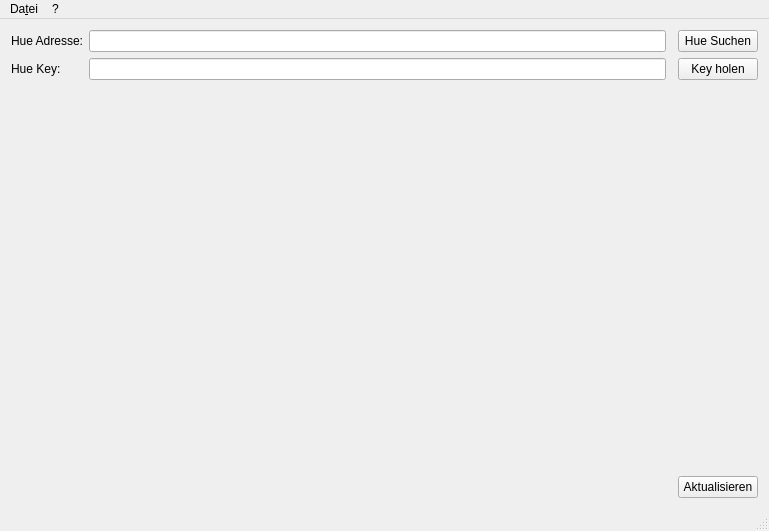
<?xml version="1.0" encoding="UTF-8"?>
<ui version="4.0">
 <class>MainWindow</class>
 <widget class="QMainWindow" name="MainWindow">
  <property name="geometry">
   <rect>
    <x>0</x>
    <y>0</y>
    <width>769</width>
    <height>531</height>
   </rect>
  </property>
  <property name="windowTitle">
   <string>Hue</string>
  </property>
  <widget class="QWidget" name="centralWidget">
   <layout class="QGridLayout" name="gridLayout_2">
    <item row="0" column="0">
     <layout class="QGridLayout" name="gridLayout">
      <item row="0" column="1">
       <widget class="QLineEdit" name="line_hue_address"/>
      </item>
      <item row="1" column="1">
       <widget class="QLineEdit" name="line_hue_key">
        <property name="text">
         <string/>
        </property>
       </widget>
      </item>
      <item row="0" column="0">
       <widget class="QLabel" name="label">
        <property name="text">
         <string>Hue Adresse:</string>
        </property>
       </widget>
      </item>
      <item row="0" column="3">
       <widget class="QPushButton" name="button_get_ip">
        <property name="text">
         <string>Hue Suchen</string>
        </property>
       </widget>
      </item>
      <item row="3" column="3">
       <widget class="QPushButton" name="pushButton_2">
        <property name="text">
         <string>Aktualisieren</string>
        </property>
       </widget>
      </item>
      <item row="3" column="0" colspan="3">
       <spacer name="horizontalSpacer">
        <property name="orientation">
         <enum>Qt::Horizontal</enum>
        </property>
        <property name="sizeHint" stdset="0">
         <size>
          <width>40</width>
          <height>20</height>
         </size>
        </property>
       </spacer>
      </item>
      <item row="1" column="0">
       <widget class="QLabel" name="label_2">
        <property name="text">
         <string>Hue Key:</string>
        </property>
       </widget>
      </item>
      <item row="1" column="3">
       <widget class="QPushButton" name="pushButton_3">
        <property name="text">
         <string>Key holen</string>
        </property>
       </widget>
      </item>
      <item row="2" column="0" colspan="4">
       <widget class="LightTable" name="table_lights" native="true"/>
      </item>
     </layout>
    </item>
   </layout>
  </widget>
  <widget class="QMenuBar" name="menuBar">
   <property name="geometry">
    <rect>
     <x>0</x>
     <y>0</y>
     <width>769</width>
     <height>30</height>
    </rect>
   </property>
   <widget class="QMenu" name="menuDatei">
    <property name="title">
     <string>Da&amp;tei</string>
    </property>
    <addaction name="actionSchlie_en"/>
   </widget>
   <widget class="QMenu" name="menu">
    <property name="title">
     <string>?</string>
    </property>
    <addaction name="actionInfo"/>
   </widget>
   <addaction name="menuDatei"/>
   <addaction name="menu"/>
  </widget>
  <widget class="QStatusBar" name="statusBar"/>
  <action name="actionSchlie_en">
   <property name="text">
    <string>&amp;Schließen</string>
   </property>
  </action>
  <action name="actionInfo">
   <property name="text">
    <string>&amp;Info</string>
   </property>
  </action>
 </widget>
 <layoutdefault spacing="6" margin="11"/>
 <customwidgets>
  <customwidget>
   <class>LightTable</class>
   <extends>QWidget</extends>
   <header>lighttable.h</header>
   <container>1</container>
  </customwidget>
 </customwidgets>
 <resources/>
 <connections/>
</ui>
